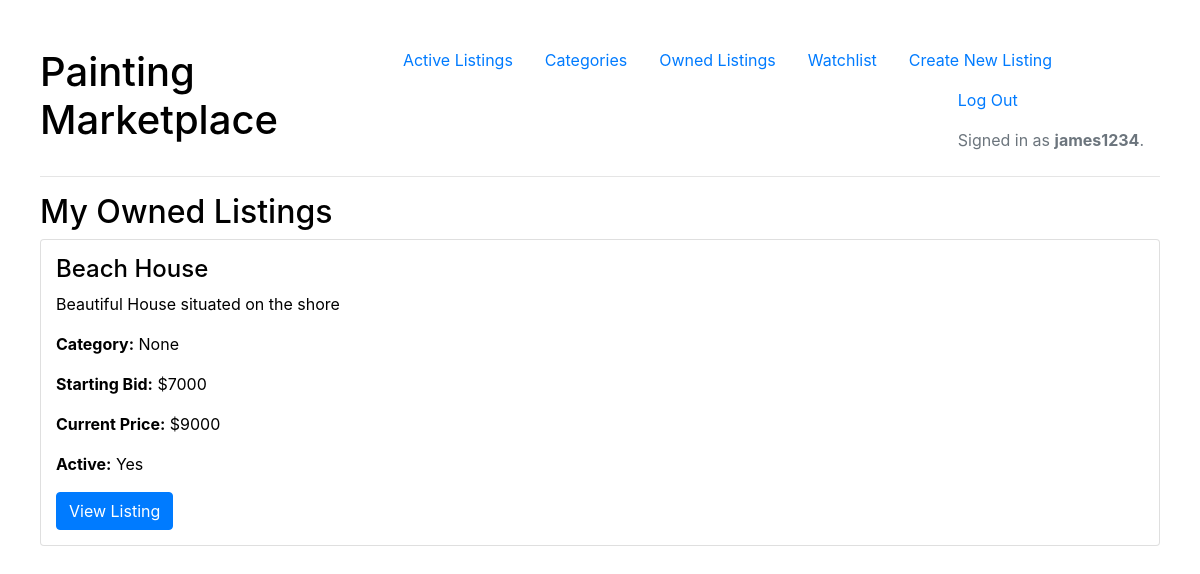
The page /owned/ (signed in) on the database its author committed.
### auctions/models.py (models this page shows, shortened)
class User(AbstractUser):
    watchlist = models.ManyToManyField('Auction_Listing', blank=True, related_name='watched_by')

class Auction_Listing(models.Model):
    title = models.CharField(max_length=64)
    owner = models.ForeignKey(User, on_delete=models.CASCADE, related_name="listings")
    is_active = models.BooleanField(default=True)
    description = models.TextField()
    starting_bid = models.IntegerField()
    current_price = models.IntegerField(null=True, blank=True)  # Track the current bid
    image = models.ImageField(upload_to='listing_images/', blank=True)
    category = models.ForeignKey(Category, on_delete=models.SET_NULL, null=True, related_name="listings")

### auctions/views.py (the view)
# urls.py: path("owned/", views.owned, name="owned"),
@login_required
def owned(request):
    owned_listings = Auction_Listing.objects.filter(owner=request.user)
    return render(request, "auctions/owned.html", {
        "owned_listings": owned_listings
    })

### auctions/templates/auctions/owned.html
{% extends "auctions/layout.html" %}
{% block body %}
<h2>My Owned Listings</h2>
{% if owned_listings %}
    <ul class="list-group">
        {% for listing in owned_listings %}
            <li class="list-group-item">
                <h4>{{ listing.title }}</h4>
                <p>{{ listing.description }}</p>
                <p><strong>Category:</strong>
                    {% if listing.category %}
                        {{ listing.category.name }}
                    {% else %}
                        None
                    {% endif %}
                </p>
                <p><strong>Starting Bid:</strong> ${{ listing.starting_bid }}</p>
                <p><strong>Current Price:</strong>
                    {% if listing.current_price %}
                        ${{ listing.current_price }}
                    {% else %}
                        ${{ listing.starting_bid }}
                    {% endif %}
                </p>
                <p><strong>Active:</strong> {{ listing.is_active|yesno:"Yes,No" }}</p>
                <a href="{% url 'listing_detail' listing.id %}" class="btn btn-primary">View Listing</a>
            </li>
        {% endfor %}
    </ul>
{% else %}
    <p>You have not created any listings yet.</p>
{% endif %}
{% endblock %}

### auctions/templates/auctions/layout.html (shortened to what this page needs)
{% load static %}
<!DOCTYPE html>
<html lang="en">
    <head>
        <link rel="stylesheet" href="https://stackpath.bootstrapcdn.com/bootstrap/4.4.1/css/bootstrap.min.css">
        <link href="{% static 'auctions/styles.css' %}" rel="stylesheet">
    </head>
    <body>
        <div id="heading">
            <h1>Painting Marketplace</h1>
            <ul class="nav">
                <li class="nav-item">
                    <a class="nav-link" href="{% url 'index' %}">Active Listings</a>
                </li>
                {% if user.is_authenticated %}
                    <li class="nav-item">
                        <a class="nav-link" href="{% url 'categories' %}">Categories</a>
                    </li>
                    <li class="nav-item">
                        <a class="nav-link" href="{% url 'owned' %}">Owned Listings</a>
                    </li>
                    <li class="nav-item">
                        <a class="nav-link" href="{% url 'user_watchlist' %}">Watchlist</a>
                    </li>
                    <li class="nav-item">
                        <a class="nav-link" href="{% url 'create' %}">Create New Listing</a>
                    </li>
                {% endif %}
                <div class="ml-auto">
                    {% if user.is_authenticated %}
                        <li class="nav-item">
                            <a class="nav-link" href="{% url 'logout' %}">Log Out</a>
                        </li>
                        <li class="nav-item">
                            <span class="nav-link disabled">Signed in as <strong>{{ user.username }}</strong>.</span>
                        </li>
                    {% endif %}
                </div>
            </ul>
        </div>
        <hr>
        {% block body %}
        {% endblock %}
    </body>
</html>

### auctions/static/auctions/styles.css (style rules this page uses)
body { color: black; padding: 20px; margin: 20px; }
.list-group-item { margin-bottom: 20px; padding: 15px; border-radius: 5px; }
#heading { display: flex; flex-direction: row; align-items: center; justify-content: space-between; width: 100%; }

### rows shown on the page
User: username "james1234"
Auction_Listing: title "Beach House", description "Beautiful House situated on the shore", shows "None", starting_bid "7000", current_price "9000", is_active "Yes"
